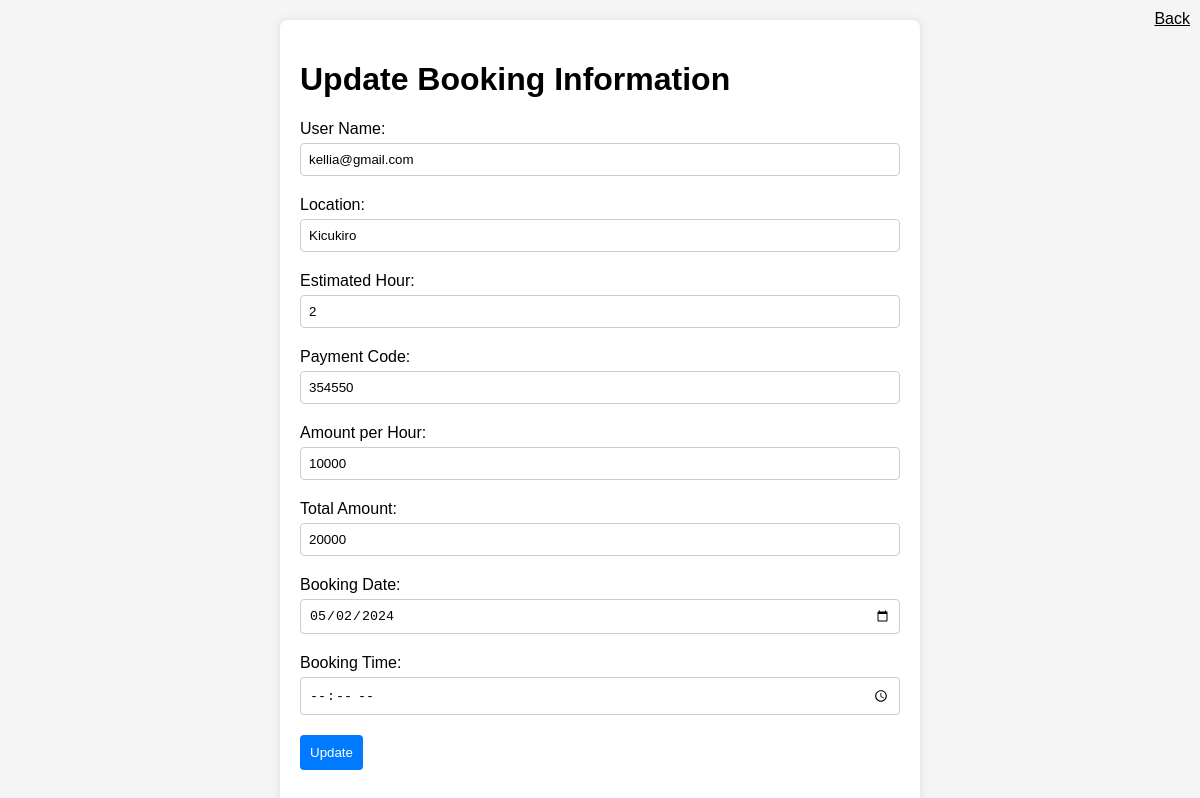
The app's page /updatebooking.php?id=kellia@gmail.com with its own data.
### tables this page shows
CREATE TABLE `booking` (
  `Booking_Id` int(11) NOT NULL,
  `user_Name` varchar(200) DEFAULT NULL,
  `location` varchar(50) DEFAULT NULL,
  `estimated_hour` int(50) DEFAULT NULL,
  `payment_code` int(50) DEFAULT NULL,
  `amount_perhour` int(50) DEFAULT NULL,
  `total_amount` int(50) DEFAULT NULL,
  `booking_date` date DEFAULT NULL,
  `booking_time` time(6) DEFAULT NULL
);

### updatebooking.php (the view, shortened to what this page needs)
<?php
include('connection.php');
if (isset($_GET['id'])) {
    $id = $conn->real_escape_string($_GET['id']);
    $select_sql = "SELECT * FROM booking WHERE user_Name='$id'";
    $result = $conn->query($select_sql);
    if ($result->num_rows == 1) {
        $row = $result->fetch_assoc();
        $uname = $row['user_Name'];
        $location = $row['location'];
        $ehour = $row['estimated_hour'];
        $code = $row['payment_code'];
        $amount = $row['amount_perhour'];
        $tamount = $row['total_amount'];
        $date = $row['booking_date'];
        $hour = $row['booking_time'];
    }
    else {
        echo "Booking not found";
        exit;
    }
    echo "<a href='adminbookings.php' style='position: absolute; top: 10px; right: 10px; color: black;'>Back</a>";
}
?>
<!DOCTYPE html>
<html lang="en">
<head>
</head>
<body>
    <div class="container">
        <h1>Update Booking Information</h1>
        <form method="POST" action="<?php echo htmlspecialchars($_SERVER["PHP_SELF"]); ?>">
            <div class="form-group">
                <label for="uname">User Name:</label>
                <input type="text" id="uname" name="user_Name" value="<?php echo $uname; ?>" required>
            </div>
            <div class="form-group">
                <label for="location">Location:</label>
                <input type="text" id="location" name="location" value="<?php echo $location; ?>" required>
            </div>
            <div class="form-group">
                <label for="ehour">Estimated Hour:</label>
                <input type="number" id="ehour" name="estimated_hour" value="<?php echo $ehour; ?>" required>
            </div>
            <div class="form-group">
                <label for="code">Payment Code:</label>
                <input type="number" id="code" name="payment_code" value="<?php echo $code; ?>" required readonly>
            </div>
            <div class="form-group">
                <label for="amount">Amount per Hour:</label>
                <input type="number" id="amount" name="amount_perhour" value="<?php echo $amount; ?>" required readonly>
            </div>
            <div class="form-group">
                <label for="tamount">Total Amount:</label>
                <input type="number" id="tamount" name="total_amount" value="<?php echo $tamount; ?>" required>
            </div>
            <div class="form-group">
                <label for="date">Booking Date:</label>
                <input type="date" id="date" name="booking_date" value="<?php echo $date; ?>" required>
            </div>
            <div class="form-group">
                <label for="hour">Booking Time:</label>
                <input type="time" id="hour" name="booking_time" value="<?php echo $hour; ?>" required>
            </div>
            <div class="form-group">
                <button type="submit" name="update">Update</button>
            </div>
        </form>
    </div>
</body>
</html>

### updatebooking.php (style rules this page uses)
body { font-family: Arial, sans-serif; margin: 0; padding: 0; background-color: #f5f5f5; }
.container { max-width: 600px; margin: 20px auto; padding: 20px; background-color: #fff; border-radius: 8px; box-shadow: 0 0 10px rgba(0, 0, 0, 0.1); }
.form-group { margin-bottom: 20px; }
.form-group label { display: block; margin-bottom: 5px; }
.form-group input { width: 100%; padding: 8px; border: 1px solid #ccc; border-radius: 4px; box-sizing: border-box; }
.form-group button { background-color: #007bff; color: #fff; border: none; padding: 10px; border-radius: 4px; cursor: pointer; transition: background-color 0.3s ease; }

### records on screen
booking: user_Name "kellia@gmail.com", location "Kicukiro", estimated_hour "2", payment_code "354550", amount_perhour "10000", total_amount "20000", booking_date "05/02/2024"
